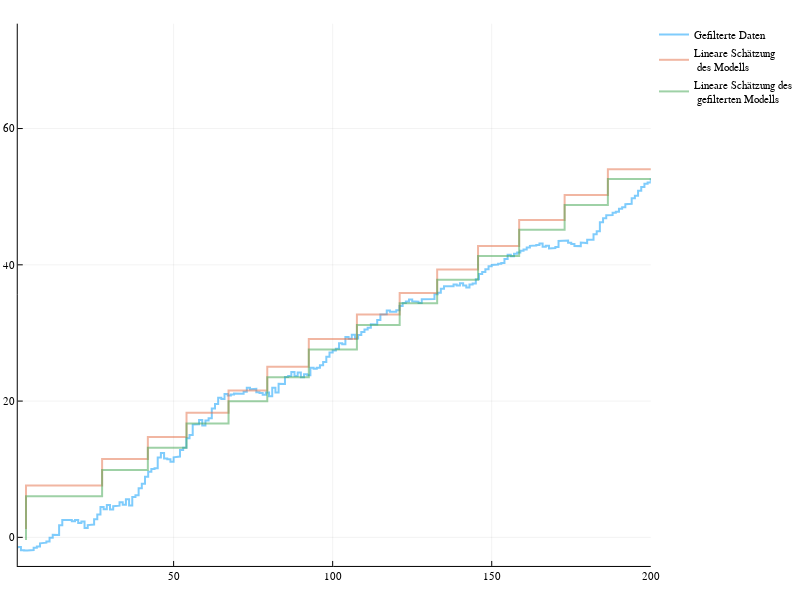

Notebook source saved alongside this figure:
### Code cell
filteredModel = fit(LinearModel, @formula(GMSL_Filtered ~ Row), filteredData)
g(x) = coef(filteredModel)[2] * x + coef(filteredModel)[1]
plot(xlim = (1, 200))
plot!(filteredData[:GMSL_Filtered], linewidth = 2, label = "Gefilterte Daten", linestyle=:solid)
plot!(f, 1, size(data)[1], label = "Lineare Schätzung <br /> des Modells")
plot!(g, 1, size(data)[1], label = "Lineare Schätzung des <br /> gefilterten Modells")

### Figure 1 — Plotly figure (JSON) as saved in the notebook; plotly's stock layout.template omitted (floating-point values rounded to 4 significant figures; data arrays with more than 128 entries replaced by an {"elided": "..."} marker saying what was removed)
{"data": [{"colorbar": {"title": ""}, "hoverinfo": "text", "legendgroup": "Gefilterte Daten", "line": {"color": "rgba(0, 154, 250, 0.500)", "dash": "solid", "shape": "linear", "width": 2}, "mode": "lines", "name": "Gefilterte Daten", "showlegend": true, "text": {"elided": "531 null values"}, "type": "scatter", "x": {"elided": "531 int values"}, "xaxis": "x1", "y": {"elided": "531 float values"}, "yaxis": "y1", "zmax": 0.1, "zmin": -0.1}, {"colorbar": {"title": ""}, "hoverinfo": "text", "legendgroup": "Lineare Schätzung <br /> des Modells", "line": {"color": "rgba(227, 111, 71, 0.500)", "dash": "solid", "shape": "linear", "width": 2}, "mode": "lines", "name": "Lineare Schätzung <br /> des Modells", "showlegend": true, "text": [null, null, null, null, null, null, null, null, null, null, null, null, null, null, null, null, null, null, null, null, null, null, null, null, null, null, null, null, null, null, null, null, null, null, null, null, null], "type": "scatter", "x": [3.588, 3.588, 27.52, 27.52, 41.9, 41.9, 54.06, 54.06, 67.26, 67.26, 79.44, 79.44, 92.49, 92.49, 107.6, 107.6, 121.1, 121.1, 132.8, 132.8, 145.7, 145.7, 158.6, 158.6, 172.9, 172.9, 186.5, 186.5, 200.7, 200.7, 212.6, 212.6, 227.1, 227.1, 240.7, 240.7, 262.6], "xaxis": "x1", "y": [1.215, 7.627, 7.627, 11.48, 11.48, 14.74, 14.74, 18.28, 18.28, 21.54, 21.54, 25.04, 25.04, 29.09, 29.09, 32.69, 32.69, 35.85, 35.85, 39.3, 39.3, 42.76, 42.76, 46.59, 46.59, 50.24, 50.24, 54.02, 54.02, 57.21, 57.21, 61.11, 61.11, 64.77, 64.77, 70.63, 70.63], "yaxis": "y1", "zmax": 0.1, "zmin": -0.1}, {"colorbar": {"title": ""}, "hoverinfo": "text", "legendgroup": "Lineare Schätzung des <br /> gefilterten Modells", "line": {"color": "rgba(62, 164, 78, 0.500)", "dash": "solid", "shape": "linear", "width": 2}, "mode": "lines", "name": "Lineare Schätzung des <br /> gefilterten Modells", "showlegend": true, "text": [null, null, null, null, null, null, null, null, null, null, null, null, null, null, null, null, null, null, null, null, null, null, null, null, null, null, null, null, null, null, null, null, null, null, null, null, null], "type": "scatter", "x": [3.588, 3.588, 27.52, 27.52, 41.9, 41.9, 54.06, 54.06, 67.26, 67.26, 79.44, 79.44, 92.49, 92.49, 107.6, 107.6, 121.1, 121.1, 132.8, 132.8, 145.7, 145.7, 158.6, 158.6, 172.9, 172.9, 186.5, 186.5, 200.7, 200.7, 212.6, 212.6, 227.1, 227.1, 240.7, 240.7, 262.6], "xaxis": "x1", "y": [-0.4069, 6.028, 6.028, 9.895, 9.895, 13.17, 13.17, 16.72, 16.72, 19.99, 19.99, 23.5, 23.5, 27.57, 27.57, 31.18, 31.18, 34.35, 34.35, 37.81, 37.81, 41.29, 41.29, 45.13, 45.13, 48.79, 48.79, 52.59, 52.59, 55.79, 55.79, 59.7, 59.7, 63.37, 63.37, 69.26, 69.26], "yaxis": "y1", "zmax": 0.1, "zmin": -0.1}], "layout": {"annotations": [], "height": 600, "legend": {"bgcolor": "rgba(255, 255, 255, 1.000)", "bordercolor": "rgba(0, 0, 0, 1.000)", "font": {"color": "rgba(0, 0, 0, 1.000)", "family": "sans-serif", "size": 11}, "tracegroupgap": 0, "x": 1, "y": 1}, "margin": {"b": 20, "l": 0, "r": 0, "t": 20}, "paper_bgcolor": "rgba(255, 255, 255, 1.000)", "plot_bgcolor": "rgba(255, 255, 255, 1.000)", "showlegend": true, "width": 800, "xaxis": {"anchor": "y1", "domain": [0.02714, 0.9951], "gridcolor": "rgba(0, 0, 0, 0.100)", "gridwidth": 0.5, "linecolor": "rgba(0, 0, 0, 1.000)", "mirror": false, "range": [1, 200], "showgrid": true, "showline": true, "showticklabels": true, "tickangle": 0, "tickcolor": "rgb(0, 0, 0)", "tickfont": {"color": "rgba(0, 0, 0, 1.000)", "family": "sans-serif", "size": 11}, "tickmode": "array", "ticks": "inside", "ticktext": ["50", "100", "150", "200"], "tickvals": [50, 100, 150, 200], "title": "", "titlefont": {"color": "rgba(0, 0, 0, 1.000)", "family": "sans-serif", "size": 15}, "type": "-", "visible": true, "zeroline": false, "zerolinecolor": "rgba(0, 0, 0, 1.000)"}, "yaxis": {"anchor": "x1", "domain": [0.02508, 0.9934], "gridcolor": "rgba(0, 0, 0, 0.100)", "gridwidth": 0.5, "linecolor": "rgba(0, 0, 0, 1.000)", "mirror": false, "range": [-4.198, 75.39], "showgrid": true, "showline": true, "showticklabels": true, "tickangle": 0, "tickcolor": "rgb(0, 0, 0)", "tickfont": {"color": "rgba(0, 0, 0, 1.000)", "family": "sans-serif", "size": 11}, "tickmode": "array", "ticks": "inside", "ticktext": ["0", "20", "40", "60"], "tickvals": [0, 20, 40, 60], "title": "", "titlefont": {"color": "rgba(0, 0, 0, 1.000)", "family": "sans-serif", "size": 15}, "type": "-", "visible": true, "zeroline": false, "zerolinecolor": "rgba(0, 0, 0, 1.000)"}}}
